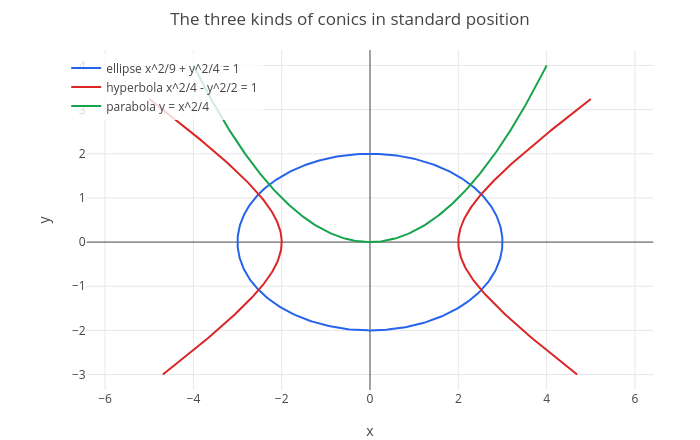

The notebook cell saved with this chart:
### Markdown cell above
In coordinates, each conic has a standard form:

| conic | standard equation | definition |
|---|---|---|
| ellipse | $\dfrac{x^2}{a^2} + \dfrac{y^2}{b^2} = 1$ | sum of distances to two foci is constant ($2a$) |
| hyperbola | $\dfrac{x^2}{a^2} - \dfrac{y^2}{b^2} = 1$ | difference of distances to two foci is constant ($2a$) |
| parabola | $y = \dfrac{x^2}{4p}$ | same distance to the focus $(0, p)$ and the line $y = -p$ |

### Code cell
p = implicitplot([x^2/9 + y^2/4 == 1, x^2/4 - y^2/2 == 1, y == x^2/4], x, -5, 5, y, -3, 4);
p = legend(p, "ellipse x^2/9 + y^2/4 = 1", "hyperbola x^2/4 - y^2/2 = 1", "parabola y = x^2/4");
labels(title(p, "The three kinds of conics in standard position"), "x", "y")

### Figure 1 — Plotly figure (JSON) as saved in the notebook; plotly's stock layout.template omitted (floating-point values rounded to 4 significant figures; data arrays with more than 128 entries replaced by an {"elided": "..."} marker saying what was removed)
{"data": [{"line": {"color": "#2563eb", "width": 2}, "mode": "lines", "name": "ellipse x^2/9 + y^2/4 = 1", "type": "scatter", "x": {"elided": "472 float values"}, "y": {"elided": "472 float values"}}, {"line": {"color": "#dc2626", "width": 2}, "mode": "lines", "name": "hyperbola x^2/4 - y^2/2 = 1", "type": "scatter", "x": {"elided": "586 float values"}, "y": {"elided": "586 float values"}}, {"line": {"color": "#16a34a", "width": 2}, "mode": "lines", "name": "parabola y = x^2/4", "type": "scatter", "x": {"elided": "402 float values"}, "y": {"elided": "402 float values"}}], "layout": {"height": 440, "legend": {"bgcolor": "rgba(255,255,255,0.8)", "x": 0.01, "xanchor": "left", "y": 0.99, "yanchor": "top"}, "margin": {"b": 50, "l": 60, "r": 20, "t": 50}, "showlegend": true, "title": {"text": "The three kinds of conics in standard position"}, "width": 700, "xaxis": {"constrain": "domain", "range": [-6.417, 6.417], "title": {"text": "x"}, "zeroline": true}, "yaxis": {"constrain": "domain", "range": [-3.35, 4.35], "scaleanchor": "x", "scaleratio": 1, "title": {"text": "y"}, "zeroline": true}}}
